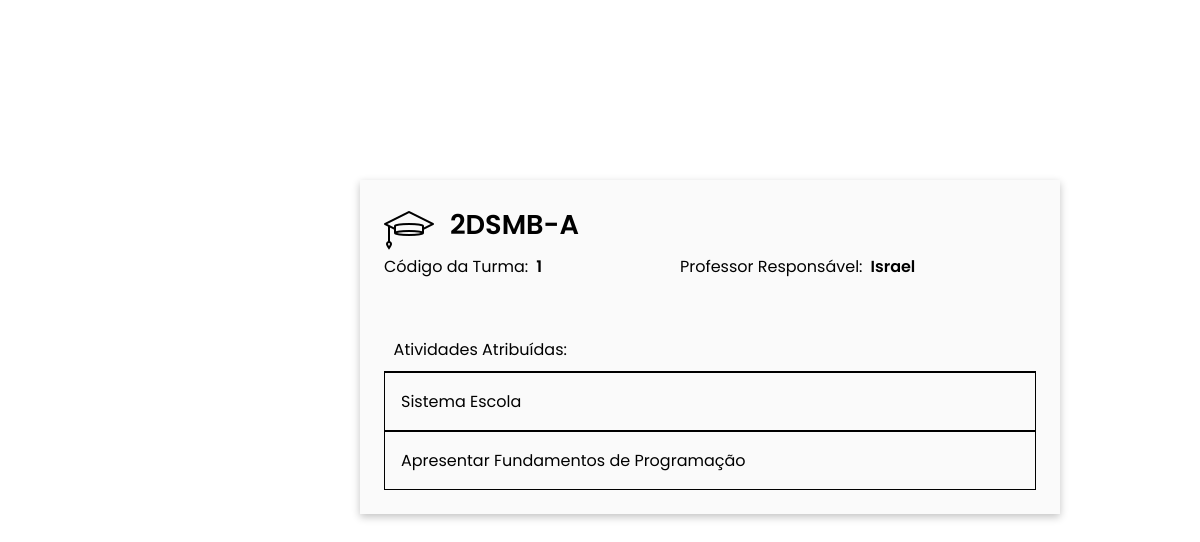
Page /ver_turma/1/1/ on the committed database.
### App_Escola/models.py (models this page shows, shortened)
class Turma(models.Model):
    nome_turma = models.CharField(max_length = 120)
    id_professor = models.ForeignKey(Professor, null=True, on_delete=models.PROTECT)

class Professor(models.Model):
    nome = models.CharField(max_length = 120)
    email = models.CharField(max_length = 120)
    senha = models.CharField(max_length = 64)

class Atividade(models.Model):
    nome_atividade = models.CharField(max_length = 120)
    id_turma = models.ForeignKey(Turma, null=True, on_delete=models.PROTECT)

### App_Escola/views.py (the view)
# urls.py: path('ver_turma/<int:id_turma>/<int:id_professor>/', views.ver_turma, name='ver_turma'),
def ver_turma(request, id_turma, id_professor):
    turma = get_object_or_404(Turma, id=id_turma)
    professor = get_object_or_404(Professor, id=id_professor)
    dados_professor = Professor.objects.filter(id=id_professor).values("nome", "id")
    usuario_logado = dados_professor[0]['nome']
    id_logado = dados_professor[0]['id']
    turmas_do_professor = Turma.objects.filter(id_professor=id_logado)
    atividades_turma = Atividade.objects.filter(id_turma=turma)
    return render(request, 'turma.html', {'turma': turma, 'usuario_logado': usuario_logado, 'turmas_do_professor': turmas_do_professor, 'id_logado': id_logado, 'atividades_turma': atividades_turma})

### App_Escola/templates/turma.html (shortened to what this page needs)
{% load static %}
<html lang="pt-br">
<head>
    <link rel="stylesheet" type="text/css" href="{% static 'css/main.css' %}">
</head>
<body>
	<div class="box-view">
        <div class="title-main">
            <img class="img-cap" src="{% static 'imagens/cap.png' %}" width="50px">
            <p class="title-view">{{turma.nome_turma}}</p>
        </div>
        <div class="infos-turma">
            <p class="cod-view">Código da Turma: </p>
            <p class="value-view">{{turma.id}}</p>
            <p class="prof-view">Professor Responsável: </p>
            <p class="value-view">{{usuario_logado}}</p>
        </div>
        <p class="info-view">Atividades Atribuídas: </p>
        <ul class="list-view">
            {% if atividades_turma %}
                {% for atividade in atividades_turma %}
                    <li class="li-view">{{ atividade.nome_atividade }}</li>
                {% endfor %}
            {% else %}
                <p class="atv-null">Nenhuma atividade cadastrada até o momento</p>
            {% endif %}
        </ul>
    </div>
<body>

### App_Escola/static/css/main.css (style rules this page uses)
* { margin: 0; padding: 0; border: 0; box-sizing: border-box; font-family: 'Poppins'; }
.box-view { background-color: #fafafa; box-shadow: rgba(0, 0, 0, 0.24) 0px 3px 8px; width: 700px; margin: 15% 30%; padding: 2%; }
.title-main { display: flex; }
.title-view { font-size: 1.7rem; margin-left: 1rem; font-weight: 600; }
.infos-turma { display: flex; gap: 8px; }
.value-view { font-weight: 600; }
.prof-view { margin-left: 130px; }
.info-view { margin: 3rem 0 0 0; border-bottom: 1px solid #000; padding: 0.6rem; }
.list-view { list-style-type: none; }
.li-view { border: 1px solid black; padding: 1rem; }

### rows in the picture
Turma: nome_turma "2DSMB-A", id "1"
Professor: nome "Israel"
Atividade: nome_atividade "Sistema Escola"
Atividade: nome_atividade "Apresentar Fundamentos de Programação"
